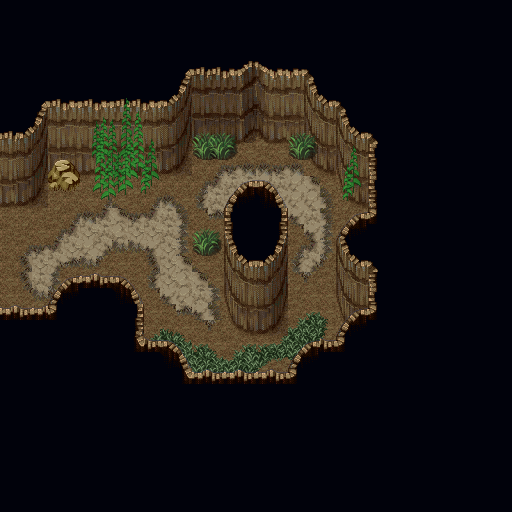

This is a level from a 2D game, rendered from its Tiled map with the project's own tilesets. A one-line summary and the map file follow, with tile-layer data summarised:
An orthogonal 32x32 tile map with 16x16 px tiles, 9 tile layers (Ground, Dirt, Side walls, Rock walls, ...), 6 tilesets.

<map version="1.2" tiledversion="2020.05.27" orientation="orthogonal" renderorder="left-up" width="32" height="32" tilewidth="16" tileheight="16" infinite="0" nextlayerid="18" nextobjectid="1">
 <tileset firstgid="1" source="Tilesets/VS Dungeon Set 01/_Tiled_Hanzo-Dungeon01VS.tsx" />
 <tileset firstgid="1025" source="Tilesets/VS Dungeon Set 01/_Tiled_AT-A5-DungeonVX01-Ground.tsx" />
 <tileset firstgid="1033" source="Tilesets/VS Dungeon Set 01/_Tiled_AT-A2-DungeonVX01-GroundTiles.tsx" />
 <tileset firstgid="1177" source="Tilesets/VS Cliff Set 01/Tiled/Hanzo-CliffSet02VS-1.tsx" />
 <tileset firstgid="2201" source="Tilesets/VS Dungeon Set 02/Hanzo-Dungeon02VSb.tsx" />
 <tileset firstgid="3225" source="Tilesets/VS Ruins Town/Hanzo-RuinsTown01VScopy.tsx" />
 <group id="3" name="Layer 1">
  <layer id="1" name="Ground" width="32" height="32">
   <data>[1024 cells, 1024 non-empty, 4 distinct tile ids]</data>
  </layer>
  <layer id="13" name="Dirt" width="32" height="32">
   <data>[1024 cells, 148 non-empty, 43 distinct tile ids]</data>
  </layer>
  <layer id="8" name="Side walls" width="32" height="32">
   <data>[1024 cells, 5 non-empty, 2 distinct tile ids]</data>
  </layer>
  <layer id="9" name="Rock walls" width="32" height="32">
   <data>[1024 cells, 100 non-empty, 40 distinct tile ids]</data>
  </layer>
  <layer id="14" name="BackObstacles" width="32" height="32">
   <data>[1024 cells, 35 non-empty, 35 distinct tile ids]</data>
  </layer>
  <layer id="12" name="Obstacles" width="32" height="32">
   <data>[1024 cells, 20 non-empty, 16 distinct tile ids]</data>
  </layer>
  <layer id="15" name="FrontObstacles" width="32" height="32">
   <data>[1024 cells, 8 non-empty, 4 distinct tile ids]</data>
  </layer>
 </group>
 <group id="4" name="Layer 2">
  <layer id="11" name="Rock (void)" width="32" height="32">
   <data>[1024 cells, 650 non-empty, 4 distinct tile ids]</data>
  </layer>
  <layer id="7" name="Walls" width="32" height="32">
   <data>[1024 cells, 126 non-empty, 50 distinct tile ids]</data>
  </layer>
 </group>
 <objectgroup id="17" name="Collision Layer" />
</map>
